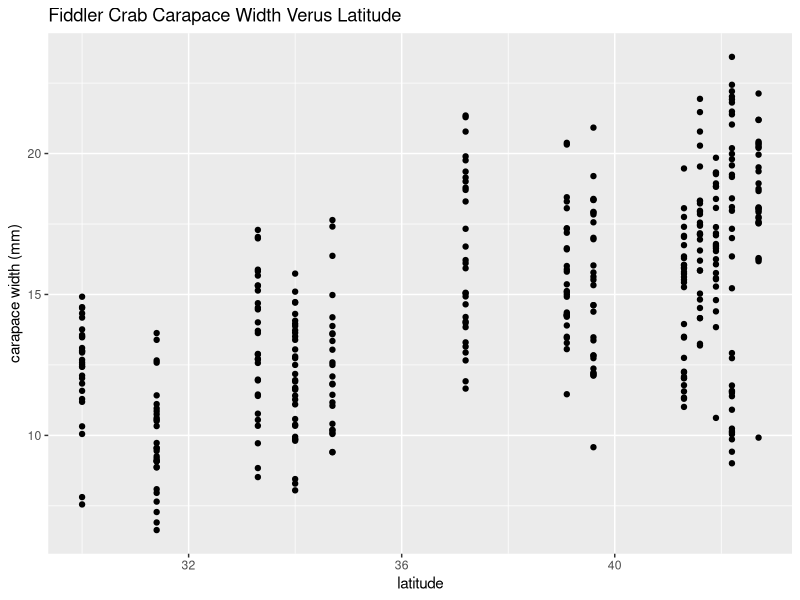

The R source for this figure:
## ---- chunk 1
knitr::opts_chunk$set(echo = FALSE, message = FALSE)
library(tidyverse)
library(here)

## ---- chunk 2
crabs <- read_csv(here("data", "HTL-MAR-FiddlerCrabBodySize.csv"))
## ---- chunk 3
ggplot(data = crabs, aes(x = Latitude, y = carapace_width)) +
  geom_point()+
  labs(
    x = "latitude",
    y = "carapace width (mm)",
    title = "Fiddler Crab Carapace Width Verus Latitude"
  )
